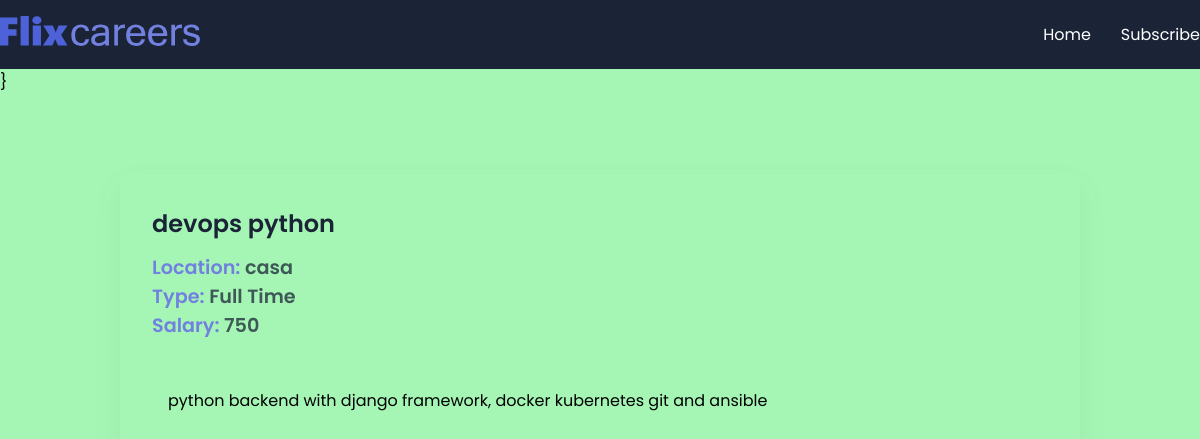
/jobs/job/4, run on the app's committed database.
### the_app/models.py (models this page shows, shortened)
class JobPost(models.Model):
	JOB_TYPE_CHOICES = [
		('Full Time', 'Full Time'),
		('Part Time', 'Part Time'),
	]
	title = models.CharField(max_length=200)
	description = models.TextField()
	date = models.DateTimeField(auto_now_add=True)
	expiry = models.DateField(null=True)
	salary = models.IntegerField()
	slug = models.SlugField(null=True, max_length=40, unique=True)
	location = models.ForeignKey(Location, on_delete=models.CASCADE, null=True)
	author = models.ForeignKey(Author, on_delete=models.CASCADE, null=True)
	skills = models.ManyToManyField(Skills)
	type = models.CharField(max_length=200, null=False, choices=JOB_TYPE_CHOICES)
	def __str__(self):
		return self.title + ' <' + str(self.salary) + '>'

class Location(models.Model):
	street = models.CharField(max_length=200)
	city = models.CharField(max_length=100)
	state = models.CharField(max_length=100, blank=True)
	country = models.CharField(max_length=150)
	zip = models.CharField(max_length=10, blank=True)

### the_app/views.py (the view)
# urls.py: path('job/<int:id>', views.job_details, name='job_details'),
def job_details(req, id):
    try:
        job = JobPost.objects.get(id=id)
        print(f"job {job.id} : {job}")
        ctx = {"job": job}
        return render(req, 'the_app/job-details.html', ctx)
    except Exception as e:
        print(e)
        return HttpResponseNotFound("Not found")

### the_app/templates/the_app/job-details.html (shortened to what this page needs)
{% extends "base.html" %}
{% block content %}
    <section>
      <div class="container">
        <div class="view-post">
          <h1 class="jobtitle">
            {{job.title}}
          </h1>
          <p class="location it">Location: <span>{{job.location.city}}</span></p>
          <p class="status it">Type: <span>{{job.type}}</span></p>
          <p class="budget it">Salary: <span>{{job.salary}}</span></p>
          <div class="desc">
            <p class="details">
              {{job.description}}
            </p>
          </div>
        </div>
      </div>
    </section>
{% endblock content %}

### the_app/static/the_app/style.css (style rules this page uses)
* { margin: 0; padding: 0; box-sizing: border-box; font-family: "Poppins", sans-serif; }
:root { --blue: #4d62d8; --lblue: #7281e0; --card: #fdfdfd; --shadow: #64646f17 0px 12px 29px 0px; --nav: #1b2436; }
body { background: #a5f6b5; }
.container { max-width: 1200px; margin: auto; }
.view-post { width: 80%; border-radius: 10px; box-shadow: var(--shadow); margin: 5em auto; padding: 2em; }
.desc { max-height: 300px; overflow-y: scroll; margin: 2em 0; padding: 1em; }
.jobtitle { font-size: 1.5rem; color: var(--nav); font-weight: 600; margin-bottom: 0.5em; }
.it { font-size: 1.2rem; font-weight: 600; color: var(--lblue); }
.it span { color: #1b2436c0; }

### data on the page
JobPost: title "devops python", location.city "casa", type "Full Time", salary "750", description "python backend with django framework, docker kubernetes git and ansible"
